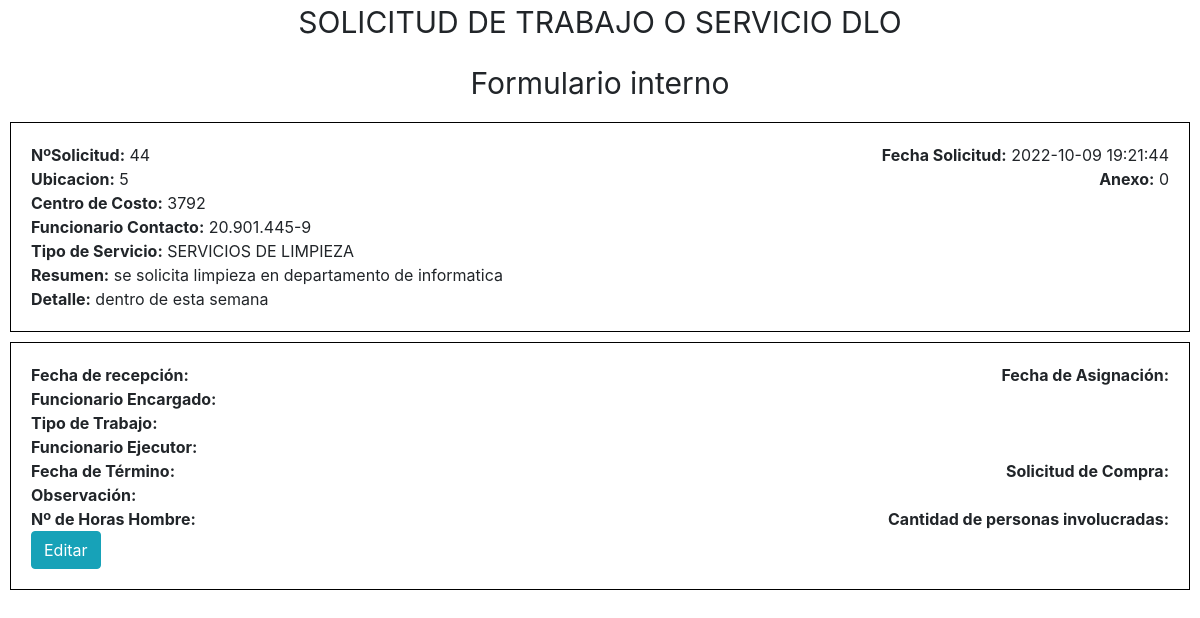
The page /recursos/verOrden.php?ver=132 on the database its author committed.
### tables this page shows
CREATE TABLE `ordenes` (
  `id` int(11) NOT NULL,
  `anexo` int(11) NOT NULL,
  `ubicacion` varchar(150) NOT NULL,
  `nombre` varchar(150) NOT NULL,
  `prioridad` int(11) NOT NULL,
  `idCategoria` int(11) NOT NULL,
  `centroCosto` varchar(150) NOT NULL,
  `funcionarioContacto` varchar(150) NOT NULL,
  `resumen` varchar(150) NOT NULL,
  `detalle` varchar(150) NOT NULL,
  `fechaCreacion` datetime NOT NULL DEFAULT current_timestamp(),
  `fechaEdicion` datetime NOT NULL DEFAULT current_timestamp() ON UPDATE current_timestamp(),
  `terminada` tinyint(1) NOT NULL,
  `fechaTermino` datetime DEFAULT NULL,
  `materiales` text DEFAULT NULL,
  `precioMateriales` int(11) DEFAULT NULL,
  `tipoTrabajo` varchar(150) NOT NULL,
  `observacion` text DEFAULT NULL,
  `solicitudCompra` text DEFAULT NULL,
  `funcionarioEncargado` varchar(150) DEFAULT NULL,
  `fechaAsignacion` datetime DEFAULT NULL,
  `funcionariosEjecutores` text DEFAULT NULL,
  `precioFuncionariosEjecutores` int(11) DEFAULT NULL,
  `horasHombre` int(11) DEFAULT NULL,
  `cantidadPersonasInvolucradas` int(11) DEFAULT NULL,
  `costoTotal` int(11) DEFAULT NULL
);

CREATE TABLE `categorias` (
  `id` int(11) NOT NULL,
  `categoria` varchar(150) NOT NULL
);

### recursos/verOrden.php (the view, shortened to what this page needs)
<!DOCTYPE html>
<html lang="en">
<head>
    <link href="https://stackpath.bootstrapcdn.com/bootstrap/4.3.1/css/bootstrap.min.css" rel="stylesheet">
  <link href="https://cdn.jsdelivr.net/npm/select2@4.1.0-rc.0/dist/css/select2.min.css" rel="stylesheet" />
  <link rel="stylesheet" href="../css/verOrden.css">
</head>
<body>
<p>SOLICITUD DE TRABAJO O SERVICIO DLO</p>
<p>Formulario interno</p>
<?php
        include "./conexion.php";
        $id= $_GET['ver'];
        $sql = "SELECT * FROM ordenes, categorias WHERE ordenes.id=".$id." && categorias.id=idCategoria";
        $result = mysqli_query($conn, $sql);
        if (mysqli_num_rows($result) > 0) {
            while($row = mysqli_fetch_assoc($result)) {
            echo "<div id='".$row["id"]."' class='orden'>";
            echo "<div class='d-flex justify-content-between fila'>";
            echo "<div> <span style='font-weight:bold;'>NºSolicitud:</span> " . $row["id"]. " </div>";
            echo "<div> <span style='font-weight:bold;'>Fecha Solicitud:</span> " . $row["fechaCreacion"]. " </div>";
            echo "</div>";
            echo "<div class='d-flex justify-content-between fila'>";
            echo "<div> <span style='font-weight:bold;'>Ubicacion:</span> " . $row["ubicacion"]. " </div>";
            echo "<div> <span style='font-weight:bold;'>Anexo:</span> " . $row["anexo"]. " </div>";
            echo "</div>";
            echo "<div> <span style='font-weight:bold;'>Centro de Costo:</span> " . $row["centroCosto"]. " </div>";
            echo "<div> <span style='font-weight:bold;'>Funcionario Contacto:</span> " . $row["funcionarioContacto"]." </div>";
            echo "<div> <span style='font-weight:bold;'>Tipo de Servicio:</span> " . $row["categoria"]." </div>";
            echo "<div> <span style='font-weight:bold;'>Resumen:</span> " . $row["resumen"]." </div>";
            echo "<div> <span style='font-weight:bold;'>Detalle:</span> " . $row["detalle"]." </div>";
            echo "</div>";
            }
          } else {
            echo "0 resultados";
          }
?>
<form action="./verOrden.php?ver=<?php echo $_GET['ver']?>" method="POST">
<div class="orden">
          <div class="d-flex justify-content-between fila">
            <div>
                <span style="font-weight:bold;">Fecha de recepción:</span>
            </div>
            <div>
                <span style="font-weight:bold;">Fecha de Asignación:</span>
            </div>
          </div>
          <div>
            <span style="font-weight:bold;">Funcionario Encargado:</span>
          </div>
          <div>
            <span style="font-weight:bold;">Tipo de Trabajo:</span>
          </div>
          <div>
            <span style="font-weight:bold;">Funcionario Ejecutor:</span>
          </div>
          <div class="d-flex justify-content-between fila">
            <div>
              <span style="font-weight:bold;">Fecha de Término:</span>
            </div>
            <div>
              <span style="font-weight:bold;">Solicitud de Compra:</span>
            </div>
          </div>
          <div>
              <span style="font-weight:bold;">Observación:</span>
          </div>
          <div class="d-flex justify-content-between fila">
            <div>
              <span style="font-weight:bold;">Nº de Horas Hombre:</span>
            </div>
            <div>
              <span style="font-weight:bold;">Cantidad de personas involucradas:</span>
            </div>
          </div>
          <button class="btn btn-info" type="button" id="Editar">Editar</button>
</div>
</form>
</body>
</html>

### css/verOrden.css (style rules this page uses)
p { font-size: 30px; text-align: center; }
.orden { border: 1px solid black; margin: 10px; padding: 20px; }

### rows shown on the page
ordenes: idCategoria "44", fechaCreacion "2022-10-09 19:21:44", ubicacion "5", anexo "0", centroCosto "3792", funcionarioContacto "20.901.445-9", idCategoria.categoria "SERVICIOS DE LIMPIEZA", resumen "se solicita limpieza en departamento de informatica", detalle "dentro de esta semana"
